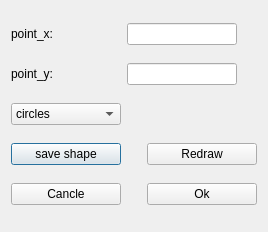
<?xml version="1.0" encoding="UTF-8"?>
<ui version="4.0">
 <class>AddObstaclesDialog</class>
 <widget class="QDialog" name="AddObstaclesDialog">
  <property name="geometry">
   <rect>
    <x>0</x>
    <y>0</y>
    <width>268</width>
    <height>232</height>
   </rect>
  </property>
  <property name="windowTitle">
   <string>Dialog</string>
  </property>
  <layout class="QGridLayout" name="gridLayout">
   <item row="5" column="0">
    <widget class="QPushButton" name="pb_save_shape">
     <property name="minimumSize">
      <size>
       <width>110</width>
       <height>0</height>
      </size>
     </property>
     <property name="maximumSize">
      <size>
       <width>110</width>
       <height>16777215</height>
      </size>
     </property>
     <property name="text">
      <string>save shape</string>
     </property>
    </widget>
   </item>
   <item row="2" column="0">
    <widget class="QLabel" name="label">
     <property name="minimumSize">
      <size>
       <width>110</width>
       <height>0</height>
      </size>
     </property>
     <property name="maximumSize">
      <size>
       <width>110</width>
       <height>16777215</height>
      </size>
     </property>
     <property name="text">
      <string>point_x:</string>
     </property>
    </widget>
   </item>
   <item row="6" column="2">
    <widget class="QPushButton" name="pb_ok">
     <property name="minimumSize">
      <size>
       <width>110</width>
       <height>0</height>
      </size>
     </property>
     <property name="maximumSize">
      <size>
       <width>110</width>
       <height>16777215</height>
      </size>
     </property>
     <property name="text">
      <string>Ok</string>
     </property>
    </widget>
   </item>
   <item row="2" column="1" colspan="2">
    <widget class="QLineEdit" name="le_x">
     <property name="minimumSize">
      <size>
       <width>110</width>
       <height>0</height>
      </size>
     </property>
     <property name="maximumSize">
      <size>
       <width>110</width>
       <height>16777215</height>
      </size>
     </property>
    </widget>
   </item>
   <item row="3" column="0">
    <widget class="QLabel" name="label_2">
     <property name="minimumSize">
      <size>
       <width>110</width>
       <height>0</height>
      </size>
     </property>
     <property name="maximumSize">
      <size>
       <width>100</width>
       <height>16777215</height>
      </size>
     </property>
     <property name="text">
      <string>point_y:</string>
     </property>
    </widget>
   </item>
   <item row="6" column="0">
    <widget class="QPushButton" name="pb_cancel">
     <property name="minimumSize">
      <size>
       <width>110</width>
       <height>0</height>
      </size>
     </property>
     <property name="maximumSize">
      <size>
       <width>110</width>
       <height>16777215</height>
      </size>
     </property>
     <property name="text">
      <string>Cancle</string>
     </property>
    </widget>
   </item>
   <item row="5" column="2">
    <widget class="QPushButton" name="pb_redraw">
     <property name="minimumSize">
      <size>
       <width>110</width>
       <height>0</height>
      </size>
     </property>
     <property name="maximumSize">
      <size>
       <width>110</width>
       <height>16777215</height>
      </size>
     </property>
     <property name="text">
      <string>Redraw</string>
     </property>
    </widget>
   </item>
   <item row="3" column="1" colspan="2">
    <widget class="QLineEdit" name="le_y">
     <property name="minimumSize">
      <size>
       <width>110</width>
       <height>0</height>
      </size>
     </property>
     <property name="maximumSize">
      <size>
       <width>110</width>
       <height>16777215</height>
      </size>
     </property>
    </widget>
   </item>
   <item row="4" column="0">
    <widget class="QComboBox" name="cb_shape">
     <property name="minimumSize">
      <size>
       <width>110</width>
       <height>0</height>
      </size>
     </property>
     <property name="maximumSize">
      <size>
       <width>110</width>
       <height>16777215</height>
      </size>
     </property>
     <item>
      <property name="text">
       <string>circles</string>
      </property>
     </item>
     <item>
      <property name="text">
       <string>lines</string>
      </property>
     </item>
     <item>
      <property name="text">
       <string>polygons</string>
      </property>
     </item>
     <item>
      <property name="text">
       <string>polylines</string>
      </property>
     </item>
     <item>
      <property name="text">
       <string>rectangles</string>
      </property>
     </item>
    </widget>
   </item>
  </layout>
 </widget>
 <resources/>
 <connections/>
</ui>
